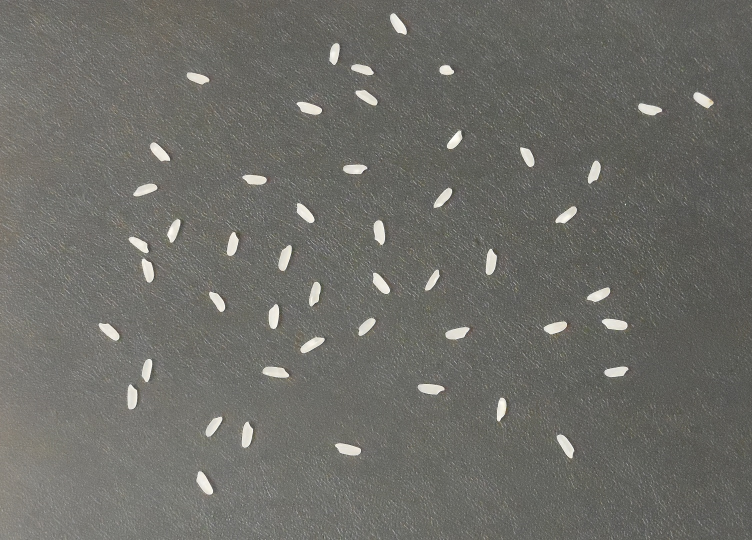
#> input picture Keras - Classification/Patrick_exemplos/arroz.jpg, 1504 x 1080 px (shown at 1/2 size)
$ python contararroznatela.py
#> lines starting #> are read from the running program, lines starting #| are printed output that depends on the picture; after the words box and inside, x2 and y2 are one past the last pixel; in counts of white or black regions, pixels touching at a corner belong together
import cv2
import time
import numpy as np
from threading import Thread


kernel = np.ones((2,2),np.uint8)
aux = 0
rice1 = cv2.imread("arroz.jpg")
#> rice1 is the input picture: shape (1080, 1504, 3); mean B, G, R 103.6, 109, 109.3
rice = cv2.resize(rice1, None, fx = 0.6, fy = 0.6)
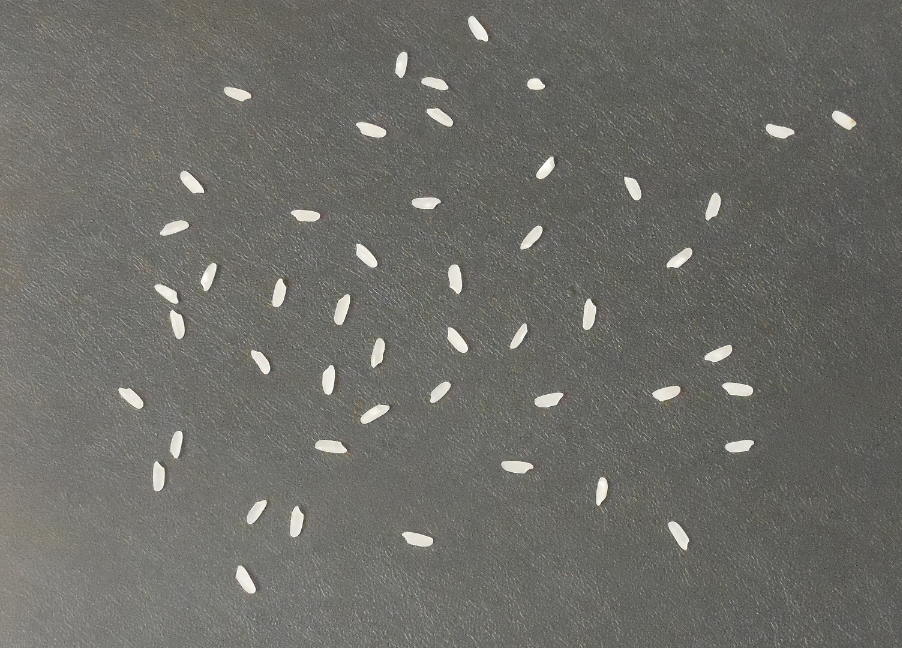
#> rice: shape (648, 902, 3); mean B, G, R 103.6, 108.9, 109.3
cv2.imshow("arroz", rice)

rice_1 = rice.copy()

inf = (180, 200, 200)
sup = (255, 255, 255)

mascara = cv2.inRange(rice, inf, sup)
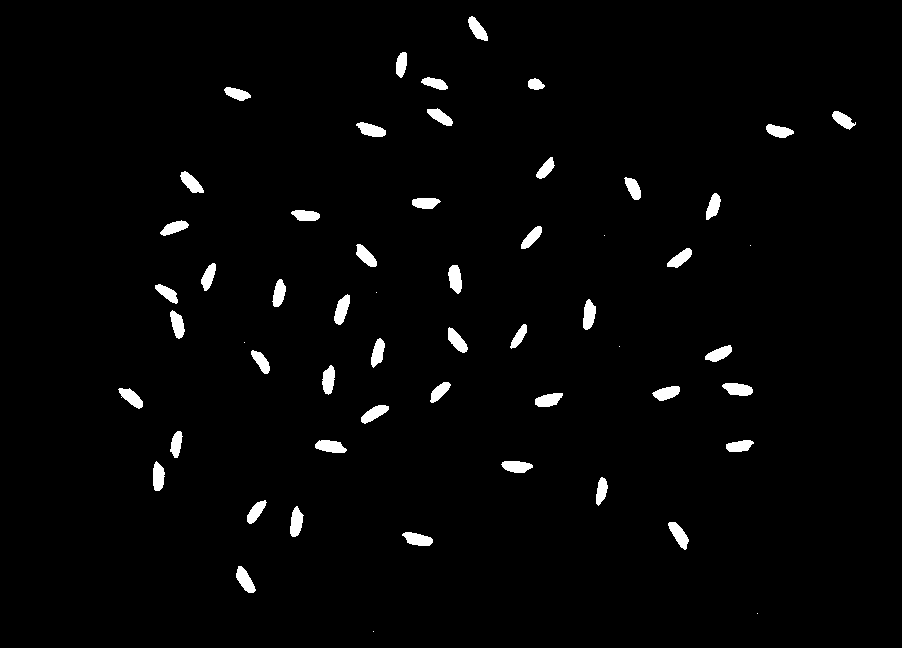
#> mascara: shape (648, 902); 2.2% white; 56 white regions (7 under 20 px), largest, box (x1, y1, x2, y2) and area: (315, 440, 347, 453) 305, (334, 294, 350, 325) 303, (722, 383, 753, 396) 301
aberto = cv2.morphologyEx(mascara, cv2.MORPH_OPEN, kernel, iterations = 2)
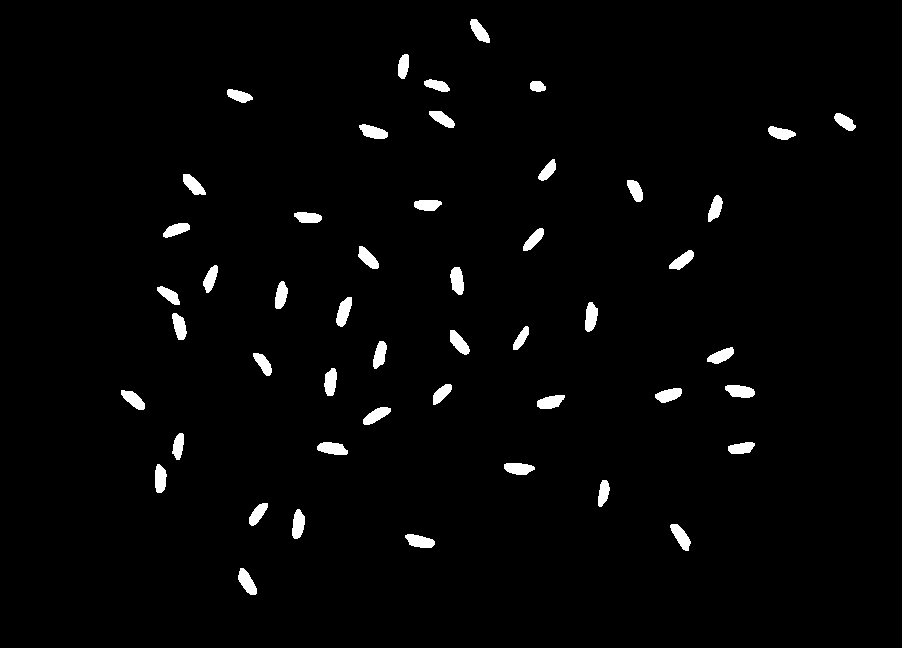
#> aberto: shape (648, 902); 2.2% white; 49 white regions

c, h = cv2.findContours(aberto, cv2.RETR_TREE, cv2.CHAIN_APPROX_SIMPLE)
#> c = 49 contours; largest, box (x1, y1, x2, y2) and area: (336, 297, 352, 327) 268, (317, 442, 348, 455) 267, (725, 385, 755, 398) 265, (238, 568, 257, 595) 264, (450, 267, 464, 295) 264; h = 49 rows, first 6: [1, -1, -1, -1], [2, 0, -1, -1], [3, 1, -1, -1], [4, 2, -1, -1], [5, 3, -1, -1], [6, 4, -1, -1]

for cnts in c:
        aux = aux + 1
        (x, y, w, h) = cv2.boundingRect(cnts)
        print("X: {} e Y: {} - aux: {}".format(x, y, aux))
        cv2.rectangle(rice_1, (x-3,y-3), (x+w+2, y+h+2), (0, 0, 255), 1, cv2.LINE_AA)
        cv2.putText(rice_1, "arroz {}".format(aux), (x-10, y-10), cv2.FONT_HERSHEY_SIMPLEX, 0.8, (0,0,255), 1)
#> this loop made 49 passes
#> (x, y, w, h) on passes 1 to 12: (238, 568, 19, 27), (405, 534, 30, 14), (670, 524, 21, 27), (292, 509, 13, 30), (249, 503, 19, 23), (598, 480, 12, 27), (155, 464, 12, 29), (504, 463, 31, 12), (728, 442, 27, 12), (317, 442, 31, 13), (172, 433, 12, 27), (363, 407, 28, 18)
#| X: 238 e Y: 568 - aux: 1
#| X: 405 e Y: 534 - aux: 2
#| X: 670 e Y: 524 - aux: 3
#| X: 292 e Y: 509 - aux: 4
#| X: 249 e Y: 503 - aux: 5
#| X: 598 e Y: 480 - aux: 6
#| X: 155 e Y: 464 - aux: 7
#| X: 504 e Y: 463 - aux: 8
#> (further printed lines are left out)
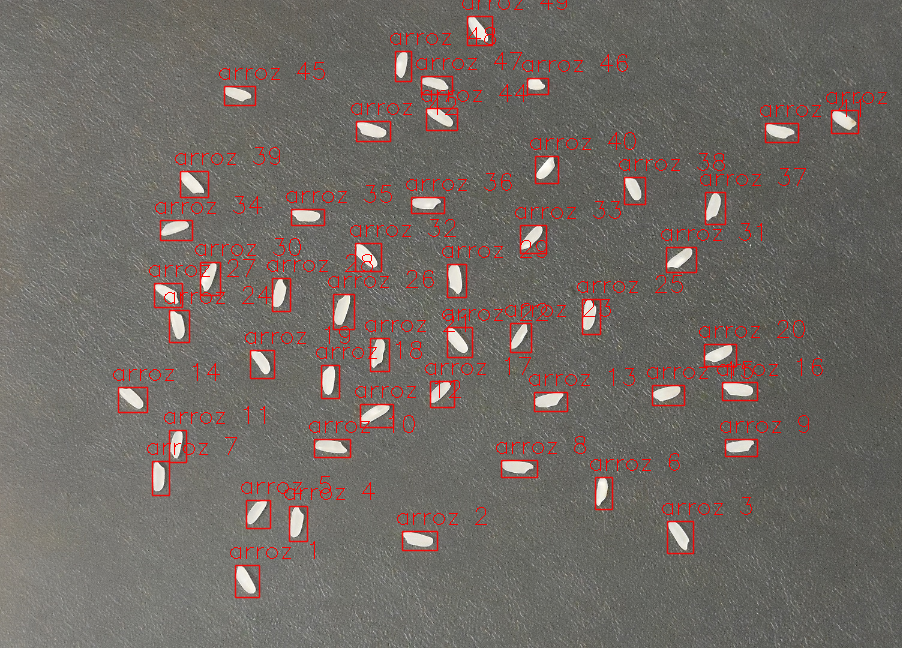
#> rice_1: shape (648, 902, 3); 4.21% of pixels changed, all inside (x1, y1, x2, y2) = (113, 0, 887, 599)
#> after the loop, aux = 49

cv2.imshow("arroz", rice_1)

cv2.waitKey(0)
cv2.destroyAllWindows()
